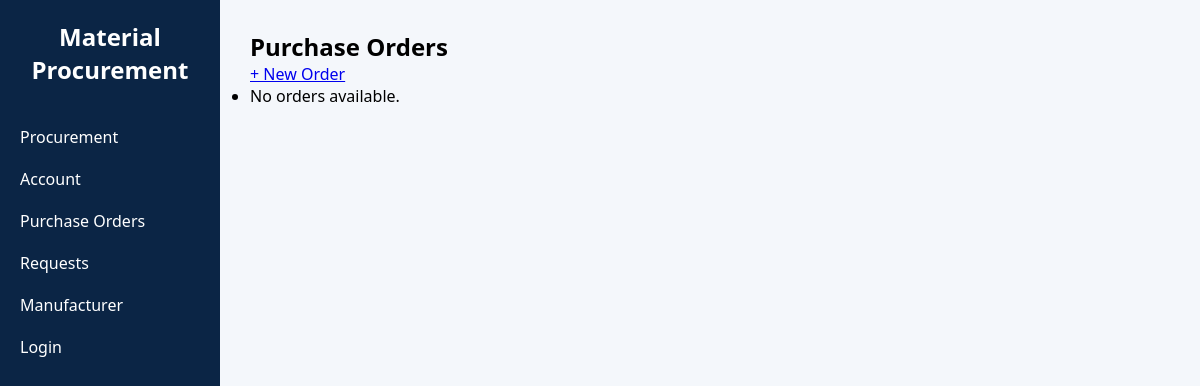
Before: /purchase-orders/ (signed in) with the older database file.
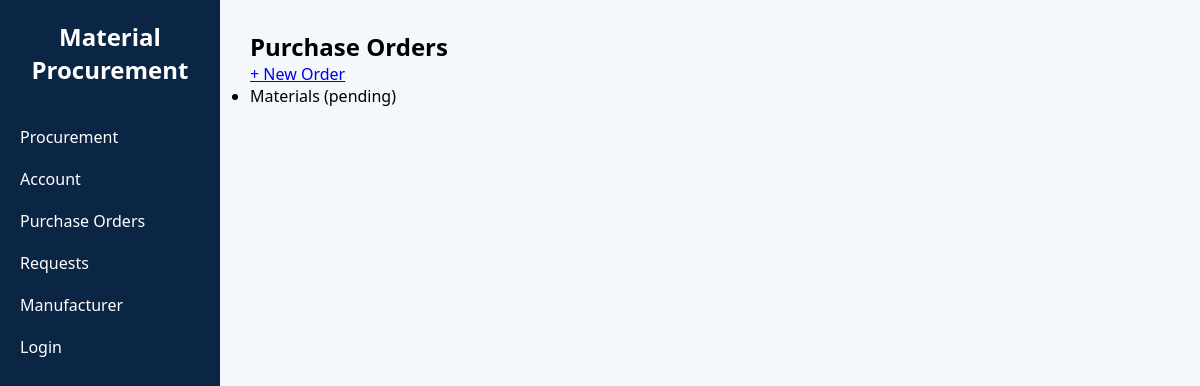
After: the same page with the newer database file.
### procurement/models.py (models this page shows, shortened)
class PurchaseOrder(models.Model):
    ORDER_STATUS = [
        ('pending', 'Pending'),
        ('approved', 'Approved'),
        ('shipped', 'Shipped'),
    ]
    item_name = models.CharField(max_length=100)
    quantity = models.PositiveIntegerField()
    supplier = models.CharField(max_length=100)
    status = models.CharField(max_length=10, choices=ORDER_STATUS, default='pending')
    order_date = models.DateField(auto_now_add=True)
    class Meta:
        verbose_name = "Purchase Order"
        verbose_name_plural = "Purchase Orders"

### procurement/views.py (the view)
# urls.py: path('purchase-orders/', purchase_order_list, name='purchase_order_list'),
@login_required
def purchase_order_list(request):
    orders = PurchaseOrder.objects.all()
    return render(request, 'purchase_orders.html', {'orders': orders})

### procurement/templates/purchase_orders.html (shortened to what this page needs)
{% extends 'base.html' %}
{% block content %}
  <h2>Purchase Orders</h2>
  <a href="{% url 'new_order' %}" class="btn">+ New Order</a>
  <ul>
    {% for order in orders %}
      <li>{{ order.item_name }} ({{ order.status }})</li>
    {% empty %}
      <li>No orders available.</li>
    {% endfor %}
  </ul>
{% endblock %}

Changed rows visible on the page:
added PurchaseOrder: item_name "Materials", status "pending"
Other visible differences:
text no longer shown: "No orders available."
